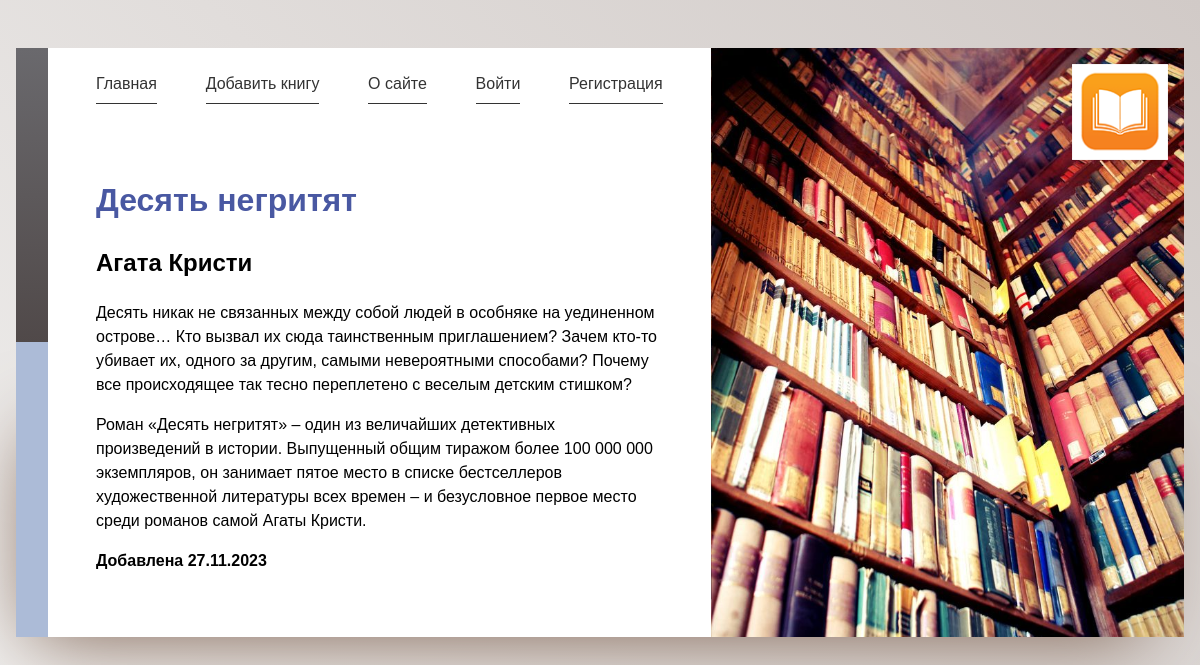
Screenshot of /book/desyat-negrityat/ with the database file from the repository.
### library/models.py (models this page shows, shortened)
class Book(models.Model):
    name = models.CharField(max_length=100, verbose_name='Название')
    slug = models.SlugField(max_length=50, unique=True, db_index=True, verbose_name='URL')
    synopsis = models.TextField(blank=True, null=True, verbose_name='Описание')
    date_added = models.DateTimeField(auto_now_add=True, verbose_name='Дата добавления')
    date_updated = models.DateTimeField(auto_now=True, verbose_name='Дата изменения')
    is_visible = models.BooleanField(default=True, verbose_name='Видимость')
    genre = models.ForeignKey(Genre, on_delete=models.CASCADE, related_name='books', verbose_name='Жанр')
    author = models.ManyToManyField(Author, related_name='books', verbose_name='Автор')
    added_by = models.ForeignKey(get_user_model(), on_delete=models.SET_NULL, related_name='books',
                                 verbose_name='Добавил', null=True, default=None)
    objects = models.Manager()
    visible = VisibleManager()
    class Meta:
        verbose_name = 'Книга'
        verbose_name_plural = 'Книги'

class Author(models.Model):
    name = models.CharField(max_length=100, verbose_name='Имя')
    slug = models.SlugField(max_length=50, unique=True, db_index=True, verbose_name='URL')
    fullname = models.TextField(blank=True, null=True, verbose_name='Полное имя')
    class Meta:
        verbose_name = 'Автор'
        verbose_name_plural = 'Авторы'

### library/views.py (the view)
# urls.py: path('book/<slug:book_slug>/', views.show_book, name='book'),
def show_book(request, book_slug):
    book = get_object_or_404(Book, slug=book_slug)
    genre = book.genre
    authors = book.author.all()
    context = {
        'title': book.name,
        'genre': genre,
        'book': book,
        'authors': authors,
    }
    return render(request, 'library/book.html', context)

### library/context_processors.py (called while the page is built)
def get_menu(request):
    return {'mainmenu': menu}

### library/templates/library/book.html
{% extends 'base.html' %}
{% block content %}
<h1>
    <span>{{ book.name }}</span></h1>
<h2>
    {% for author in authors %}
    {{ author.fullname }}{% if authors|length > 1 and not forloop.last%}, {% endif %}
    {% endfor %}
</h2>
<p>{{ book.synopsis|linebreaks }}</p>
<p><b>Добавлена {{ book.added_by.username }} {{ book.date_added|date:"d.m.Y"}}</b></p>
{% endblock %}

### static/css/style.css (style rules this page uses)
:root { --var-padding: 1em; --highlight: hsl(230, 38%, 46%); --highlight-dark: hsl(230, 38%, 36%); --logo-width: 6em; --logo-offset: 1em; --main-column-width: 25em; }
* { box-sizing: border-box; }
*::before, *::after { border-box: inherit; }
main h1 { margin-top: 0; font-weight: normal; }
main h1 span { display: block; color: var(--highlight); font-weight: bolder; }
html { min-height: 100vh; font-family: sans-serif; line-height: 1.5; background: linear-gradient(45deg, #f1f0ef, #d1cac7); background-repeat: no-repeat; background-size: cover; }
body { margin: 0; }
@media (min-width: 37.5em) { :root { --var-padding: 3em; } }
@media (min-width: 37.5em) { body { margin: 1em; } }

### rows the page displays
Book: name "Десять негритят", synopsis "Десять никак не связанных между собой людей в особняке на уединенном острове… Кто вызвал их сюда таинственным приглашением? Зачем кто-то убивает их, одного за другим, самыми невероятными способами? Почему все происходящее так тесно переплетено с веселым детским стишком? Роман «Десять негритят» – один из величайших детективных произведений в истории. Выпущенный общим тиражом более 100 000 000 экземпляров, он занимает пятое место в списке бестселлеров художественной литературы всех времен – и безусловное первое место среди романов самой Агаты Кристи.", date_added "27.11.2023"
Author: fullname "Агата Кристи"

### other values shown
{{ m.title }} "Главная" "Добавить книгу" "О сайте"
